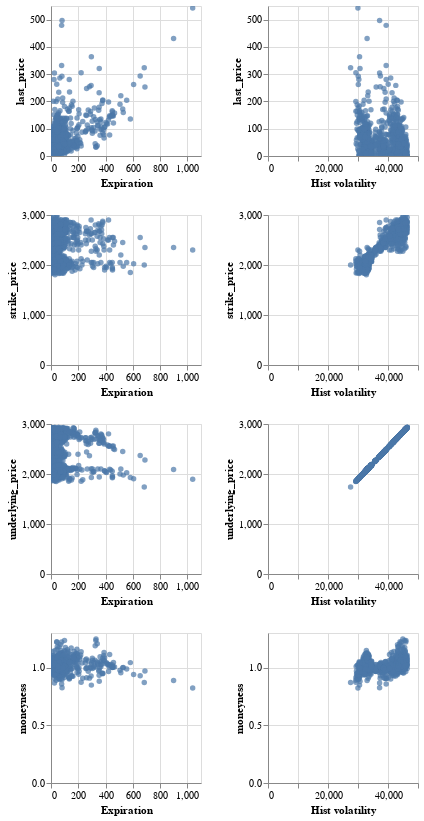

Write notebook code for a chart like this one.
### Code cell
source = source[['last_price','strike_price','underlying_price','Expiration','Hist volatility','moneyness']]
alt.Chart(source).mark_circle().encode(
    alt.X(alt.repeat("column"), type='quantitative'),
    alt.Y(alt.repeat("row"), type='quantitative'),
).properties(
    width=150,
    height=150
).repeat(
    row=['last_price','strike_price', 'underlying_price', 'moneyness'],
    column=['Expiration', 'Hist volatility']
).interactive()

### Figure 1 — Vega-Lite specification as saved in the notebook (floating-point values rounded to 4 significant figures; data arrays with more than 128 entries replaced by an {"elided": "..."} marker saying what was removed)
{"config": {"view": {"continuousWidth": 400, "continuousHeight": 300}}, "repeat": {"column": ["Expiration", "Hist volatility"], "row": ["last_price", "strike_price", "underlying_price", "moneyness"]}, "spec": {"data": {"name": "data-e4747e25a69d94e3a643346b4734f7b5"}, "mark": "circle", "encoding": {"x": {"type": "quantitative", "field": {"repeat": "column"}}, "y": {"type": "quantitative", "field": {"repeat": "row"}}}, "height": 150, "selection": {"selector001": {"type": "interval", "bind": "scales", "encodings": ["x", "y"]}}, "width": 150}, "$schema": "https://vega.github.io/schema/vega-lite/v4.8.1.json", "datasets": {"data-e4747e25a69d94e3a643346b4734f7b5": {"elided": "1000 records"}}}
